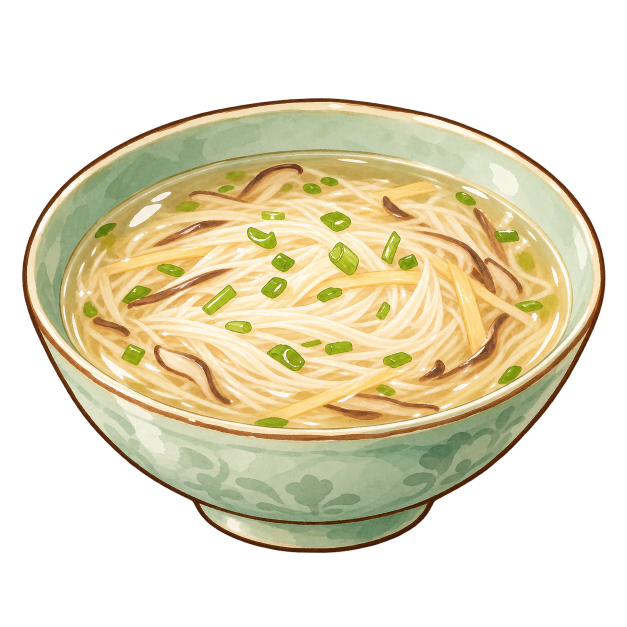
#> input picture 新建文件夹/文思豆腐.png, 1254 x 1254 px (shown at 1/2 size)
$ python trace_d16.py '../新建文件夹/文思豆腐.png'   (older library calls are emulated)
#> lines starting #> are read from the running program, lines starting #| are printed output that depends on the picture
### WhiteModel/trace_common.py
"""Shared tools for tracing a dish's art into its model (勾勒), used by trace_d10.py and trace_d18.py (trace_d06.py and
trace_d23.py came first and carry their own): the art's camera, the dish's surface under the food, cutting the art
into pieces, their colours, and each piece as a surface over its outline in the art, so that from the art's camera
it covers exactly what the art paints, its 3D shape a rounded mound (lying) or a rounded lens (standing).
"""
import heapq
import json
import math
import os
import subprocess
import tempfile

import cv2
import numpy as np
from PIL import Image, ImageDraw, ImageFont

HERE = os.path.dirname(os.path.abspath(__file__))
u8 = lambda m: m.astype(np.uint8)
disk = lambda r: cv2.getStructuringElement(cv2.MORPH_ELLIPSE, (2 * r + 1, 2 * r + 1))


# [5 lines left out: function fill_holes, not called in this run]


def largest(m):
    n, cc, st, _ = cv2.connectedComponentsWithStats(u8(m))
    return cc == 1 + np.argmax(st[1:, cv2.CC_STAT_AREA]) if n > 1 else m.astype(bool)


class Camera:
    """The art as an orthographic view from straight in front, `el` degrees up, k px a metre, the world's origin
    at the art pixel (u0, v0): X = u0 + k·x, Y = v0 - k·(y·sin el + z·cos el)."""

    def __init__(self, el, k, u0, v0):
        self.el, self.k, self.u0, self.v0 = el, k, u0, v0
        self.se, self.ce = math.sin(math.radians(el)), math.cos(math.radians(el))
        self.toward = np.array([0.0, -self.ce, self.se])        # from the food towards the camera
        self.away = -self.toward

    def project(self, x, y, z):
        return (self.u0 + self.k * np.asarray(x),
                self.v0 - self.k * (np.asarray(y) * self.se + np.asarray(z) * self.ce))

    # [5 lines left out: function on_ray, not called in this run]

    def depth(self, P):
        P = np.asarray(P)
        return P[..., 1] * self.ce - P[..., 2] * self.se

    # [28 lines left out: functions plane_depth, backproject, not called in this run]


class Grid:
    """Heights over a world grid (x, y), step metres apart, sampled bilinearly."""

    def __init__(self, z, x0, y0, step):
        self.z, self.x0, self.y0, self.step = z, x0, y0, step

    # [9 lines left out: function __call__, not called in this run]

    def xy(self):
        n_y, n_x = self.z.shape
        return np.meshgrid(self.x0 + np.arange(n_x) * self.step, self.y0 + np.arange(n_y) * self.step)

    # [37 lines left out: function top_of, not called in this run]


def dish_mesh(build, blender='E:/blender.exe'):
    """The dish the food lies on (its plate or bowl and its sauce), built by Blender from `build`: python making the
    Part `p` with food_models' helpers. Its vertices and triangles."""
    fd, path = tempfile.mkstemp(prefix='trace_dish_', suffix='.json')   # its own file: traces may run side by side
    os.close(fd)
    script = '\n'.join([
        'import sys, json, bmesh',
        'sys.path.insert(0, %r)' % HERE,
        'from food_models.core import *',
        'from food_models.plates import *',
        'p = Part()',
        build,
        'bm = p.bm',
        'bmesh.ops.triangulate(bm, faces=bm.faces[:])',
        'bm.verts.index_update()',
        "json.dump({'V': [list(v.co) for v in bm.verts], 'T': [[v.index for v in f.verts] for f in bm.faces]},"
        ' open(%r, "w"))' % path])
    subprocess.run([blender, '-b', '--factory-startup', '--python-expr', script], check=True,
                   stdout=subprocess.DEVNULL, stderr=subprocess.DEVNULL)
    with open(path) as fh:
        d = json.load(fh)
    os.remove(path)
    return np.array(d['V']), np.array(d['T'])


# ------------------------------------------------------------------ cutting the art into pieces

# [589 lines left out: functions flood, seeded_pieces, split, grow, posterize, paint_channels and 17 more, not called in this run]

### WhiteModel/trace_d16.py
"""Traces 文思豆腐's art (新建文件夹/文思豆腐.png) for D16, so that the tofu threads and what lies on them are modelled
1:1 (勾勒): writes food_models/traced_D16.json and the colours of its pieces (traced_D16_paint.npz), which
bowls.wensi_doufu builds the food from, and a tracing sheet.

    python WhiteModel/trace_d16.py [--sheet <out.png>]

1. The art's camera: fitted so that the bowl wensi_doufu builds covers the art's outline (IoU 0.99); the bowl and the
   clear broth in it built by Blender with wensi_doufu's own round_bowl. Nothing floats in a band along the lip.
2. The mass of tofu threads: where the art is pale thread (and what lies on it), its outline smoothed, a low mound
   floating on the broth, golden like the broth between the threads (WensiBase).
3. The threads on it: strands of white tofu following the art's own flow, line by line, evenly spaced (streamlines of
   the threads' direction in the art, from its shading's structure), each a narrow ribbon a little over the mass,
   lighter or more golden where the art is; the gaps between them show the gold beneath, so at icon size the mass
   reads as the art's hair-fine threads, swirling where the art's swirl.
4. On top, each where the art has it and as the art outlines it: the shreds of shiitake (dark brown, their pale
   flesh along an edge painted on) and of bamboo shoot (pale yellow), surfaces over the threads; the cut scallion
   over them, each a small rounded mound over its outline, its glints and darker side tinted in.
"""
import json
import math
import os
import sys

import cv2
import numpy as np
from PIL import Image

from trace_common import (Camera, blobs, contour_points, dish_mesh, disk, fill_holes, largest, neighbours, on_top,
                          oriented, outline_mesh, over, paint_channels, profile, raster, shading_band, smooth_inner,
                          tracing_sheet, u8)

HERE = os.path.dirname(os.path.abspath(__file__))
ART = os.path.join(HERE, '..', '新建文件夹', '文思豆腐.png')
OUT = os.path.join(HERE, 'food_models', 'traced_D16.json')
PAINT = os.path.join(HERE, 'food_models', 'traced_D16_paint.npz')

CAM = Camera(34.98, 6781.3, 624.3, 974.8)
FILL_Z = 0.071
BOWL = ("round_bowl(tmp, rim_r=0.085, h=0.082, foot_r=0.035, foot_h=0.014, fill_z=0.071, fill='WensiBroth', n=48, "
        "light=True, flare=(32, 78, 0.4), t=0.007)")
RIM = 10                 # the band of bare broth along the lip (art pixels)
# the shreds of bamboo shoot: their middles (art px) and widths, read off the art by eye
BAMBOO = [([(195, 543), (300, 518), (405, 495)], 18), ([(630, 575), (720, 562), (800, 550)], 18),
          ([(885, 510), (918, 600), (955, 690)], 20), ([(535, 825), (660, 790), (795, 748)], 20),
          ([(705, 398), (780, 380), (860, 362)], 18), ([(950, 576), (1000, 606), (1045, 636)], 16)]
CHANNELS = ['flesh', 'gold', 'shade', 'light']
# the threads: their spacing (m), width, the step along them and between their points (m), how far over the mass
SEP, WIDTH, STEP, SEG, LIFT = 0.0026, 0.0014, 0.0006, 0.011, 0.0009
BEND = 1.7   # how far (art px) a thread may stray from its simplified line: points only where it bends
KINDS = {
    'base': dict(gap=0.009, gb=0.005, ring=0.0006, puff=0.3, top=0.003, edge=0.0004, relief=0.0, mat='WensiBase',
                 paint=[], tint=[('gold', '#d9b25a', 0.6)], ink=[0.0, 0.0]),
    'shiitake': dict(gap=0.006, gb=0.0024, ring=0.0004, puff=0.45, top=0.0016, edge=0.0004, relief=0.0004,
                     mat='WensiShiitake', paint=[('flesh', 'WensiShiitakeFlesh')], tint=[('light', '#a0705a', 0.5)],
                     ink=[0.4, 2.0]),
    'scallion': dict(gap=0.0035, gb=0.0016, ring=0.0004, puff=0.6, top=0.0024, edge=0.0004, relief=0.0004,
                     mat='WensiScallion', paint=[], tint=[('shade', '#6e8010', 0.6), ('light', '#e4ea9a', 0.75)],
                     ink=[0.4, 1.6]),
    'bamboo': dict(gap=0.0045, gb=0.0022, ring=0.0004, puff=0.45, top=0.0015, edge=0.0004, relief=0.0003,
                   mat='WensiBamboo', paint=[], tint=[('shade', '#d8b04a', 0.6), ('light', '#fff3c0', 0.5)],
                   ink=[0.3, 1.5]),
}


def views(H, W):
    """The bowl and its broth as the art's camera sees them: the depths of the nearest surface and where the broth
    shows (inside the lip)."""
    full = dish_mesh('from food_models.bowls import round_bowl\ntmp = p\n' + BOWL)
    broth = dish_mesh('from food_models.bowls import round_bowl\ntmp = Part()\nfz, rf = ' + BOWL +
                      "\np.lathe([(rf, fz), (rf * 0.5, fz + 0.0004), (0.0, fz + 0.0005)], 'WensiBroth', n=48, "
                      "close_ends=False)")
    zb, zid = np.full((H, W), np.inf), np.full((H, W), -1, np.int32)
    for k, (V, T) in enumerate((broth, full)):
        u, v = CAM.project(V[:, 0], V[:, 1], V[:, 2])
        raster(np.stack([u, v], -1)[T], CAM.depth(V)[T], np.full(len(T), k), H, W, zb, zid)
    return zb, zid == 0


# [201 lines left out: functions masks, flow, streamlines, classes, piece, ribbons, not called in this run]


def main():
    sheet = sys.argv[sys.argv.index('--sheet') + 1] if '--sheet' in sys.argv else None
    rgba = np.asarray(Image.open(ART).convert('RGBA'))
#> rgba is the input picture: shape (1254, 1254, 4); mean R, G, B, A 102.8, 94.9, 68.4, 126.6
    rgb, alpha = np.ascontiguousarray(rgba[..., :3]), rgba[..., 3]
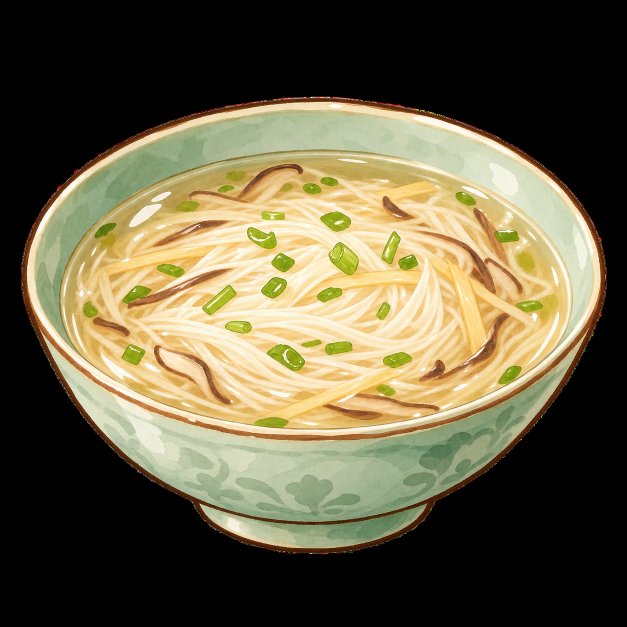
#> rgb: shape (1254, 1254, 3) (shown at 1/2 size); mean R, G, B 102.8, 94.9, 68.4
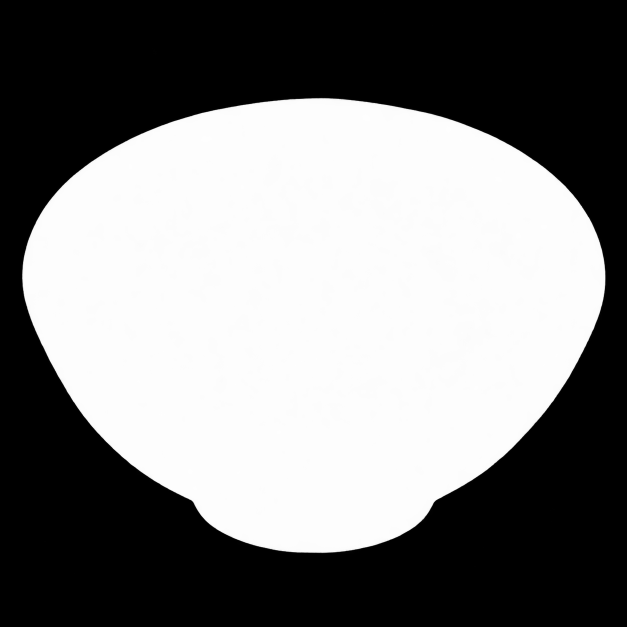
#> alpha: shape (1254, 1254) (shown at 1/2 size); min 0, max 255, mean 126.6
    H, W = alpha.shape
    lum = rgb.astype(np.float32) @ np.array([0.3, 0.59, 0.11], np.float32)
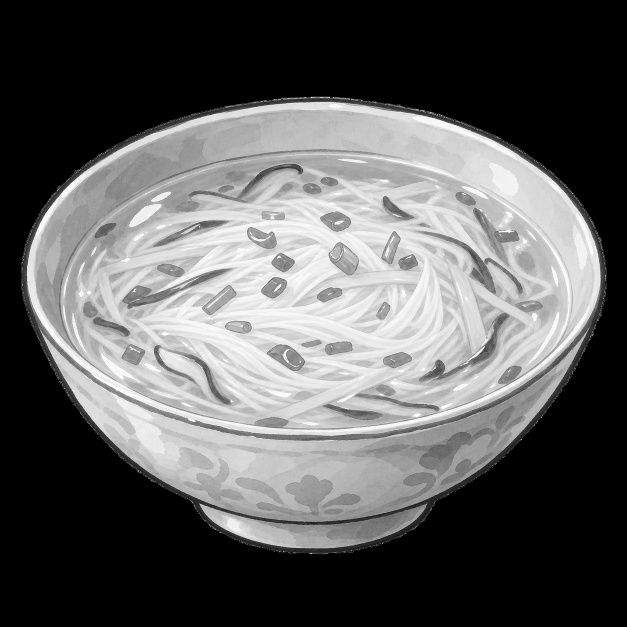
#> lum: shape (1254, 1254) float32 (shown at 1/2 size); min 0, max 255, mean 94.3
    zb, zone = views(H, W)
    zone &= alpha > 128
    green, brown, bamboo, mass = masks(rgb, zone)
    # the pieces on top, each a patch of its colour
    pieces = np.zeros((H, W), np.int32)
    names, kinds = [], []
    for kind, m, amin in (('bamboo', bamboo, 300), ('shiitake', brown & ~bamboo, 150), ('scallion', green, 120)):
        n, cc, st, _ = cv2.connectedComponentsWithStats(u8(m))
        for i in range(1, n):
            if st[i, cv2.CC_STAT_AREA] >= amin:
                names.append(f'{kind}{len(names) + 1}')
                kinds.append(kind)
                pieces[(cc == i) & (pieces == 0)] = len(names)
    of = lambda kind: np.isin(pieces, [i + 1 for i, k in enumerate(kinds) if k == kind])   # noqa: E731
    paint = classes(rgb, lum, {'shiitake': of('shiitake'), 'bamboo': of('bamboo'), 'mass': mass,
                               'scallion': of('scallion')})
    out, n_tris = [], {}
    # (2) the mass, (3) the threads on it
    base = piece('mass', 'base', cv2.GaussianBlur(mass.astype(np.float32), (0, 0), 2.0) > 0.5, paint, lum, zb)
    out.append(base)
    zfood = zb.copy()

    # [6 lines left out: function lay, not called in this run]
    lay(base, 0)
    tops = cv2.dilate(u8(green | brown | bamboo), disk(6)).astype(bool)
    theta = flow(lum, mass & ~tops)   # the threads' own flow, not round the shreds on them
    lines = streamlines(theta, cv2.erode(u8(mass), disk(3)).astype(bool), SEP * CAM.k, STEP * CAM.k, CAM.se)
    V, T = ribbons(lines, zfood, mass)
    threads = {'name': 'threads', 'kind': 'threads', 'mat': 'WensiSilk', 'rim': 2, 'paint': [],
               'tint': [(CHANNELS.index('gold'), '#f0dca8', 0.3)], 'ink': [0.0, 0.0],
               'verts': np.round(V, 6).tolist(), 'tris': [list(map(int, t)) for t in T]}
    out.append(threads)
    n_tris['threads'] = len(T)
    zthreads = zfood.copy()   # what lies on the threads goes over them and the mass
    pu, pv = CAM.project(V[:, 0], V[:, 1], V[:, 2])
    raster(np.stack([pu, pv], -1)[np.array(T)], CAM.depth(V)[np.array(T)], np.zeros(len(T), np.int32), H, W, zthreads,
           np.full((H, W), -1, np.int32))
    zfood = zthreads
    # (4) the shiitake and the bamboo on them
    for pid, (name, kind) in enumerate(zip(names, kinds), 1):
        m = pieces == pid
        mk = cv2.GaussianBlur(m.astype(np.float32), (0, 0), 1.0) > 0.5
        if mk.sum() < 120:
            continue
        pc = piece(name, kind, mk, paint, lum, zfood)
        out.append(pc)
        lay(pc, pid)
    print(f'[trace] D16: {len(lines)} threads, {len(out) - 2} pieces on them ({kinds.count("scallion")} scallion); '
          f'triangles '
          f'{n_tris}, all {sum(n_tris.values())}', flush=True)
    np.savez_compressed(PAINT, paint=paint[::2, ::2])
    data = {'camera': {'el': CAM.el, 'k': CAM.k, 'u0': CAM.u0, 'v0': CAM.v0}, 'paint_scale': 0.5,
            'channels': CHANNELS, 'fill_z': FILL_Z, 'pieces': out, 'bits': []}
    json.dump(data, open(OUT, 'w'), separators=(',', ':'))
    print(f'[trace] wrote {OUT}', flush=True)
    if sheet:
        vis = pieces.copy()
        vis[(vis == 0) & mass] = len(names) + 1
        tints = {'shiitake': (110, 60, 30), 'bamboo': (240, 210, 110), 'scallion': (140, 190, 40)}
        page_tints = [tints[k] for k in kinds] + [(250, 244, 230)]
        tracing_sheet(sheet, rgba, vis, names + ['mass'], page_tints, crop=(100, 300, 1160, 900),
                      title=('原图上的描线（蓝：豆腐丝、香菇丝、笋丝，绿：葱段）', f'描出的 {len(lines)} 缕豆腐丝和 {len(names)} 条香菇丝、笋丝'))
        img = rgb.copy()
        for line in lines:
            cv2.polylines(img, [np.round(line).astype(np.int32)], False, (40, 40, 220), 1)
        Image.fromarray(img[300:900, 100:1160]).save(sheet.replace('.png', '_threads.png'))
        print(f'[trace] sheet {sheet}', flush=True)


if __name__ == '__main__':
#> (the run stopped early here; a loop or call above may not have finished)

$ run again, with 新建文件夹/两熟紫苏鱼.png copied over 新建文件夹/文思豆腐.png
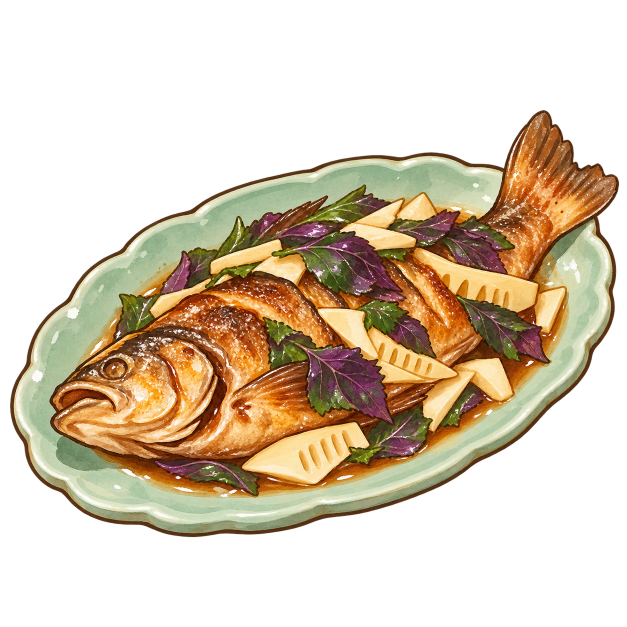
#> input picture 新建文件夹/两熟紫苏鱼.png, 1254 x 1254 px (shown at 1/2 size)
#> in main, rgba is the input picture: shape (1254, 1254, 4); mean R, G, B, A 77.8, 62.9, 41.7, 113.4
#> in main, `rgb, alpha = np.ascontiguousarray(rgba[..., :3]), rgba[..., 3]`:
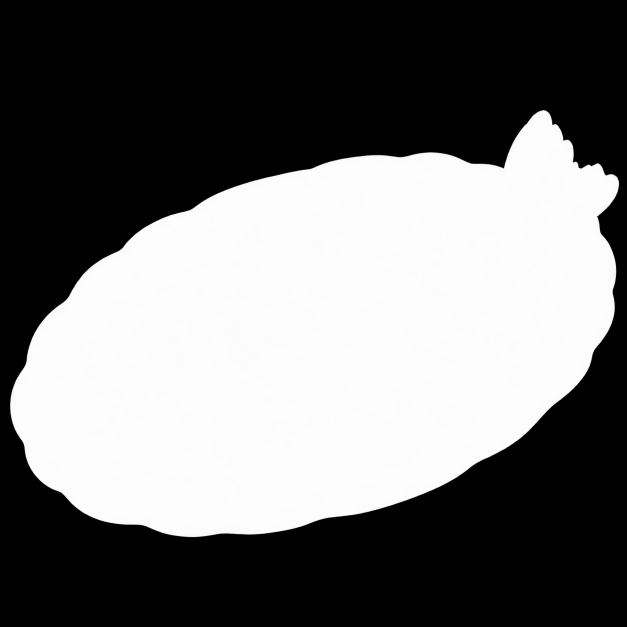
#> alpha: shape (1254, 1254) (shown at 1/2 size); min 0, max 255, mean 113.4
#> in main, `lum = rgb.astype(np.float32) @ np.array([0.3, 0.59, 0.11], np.float32)`:
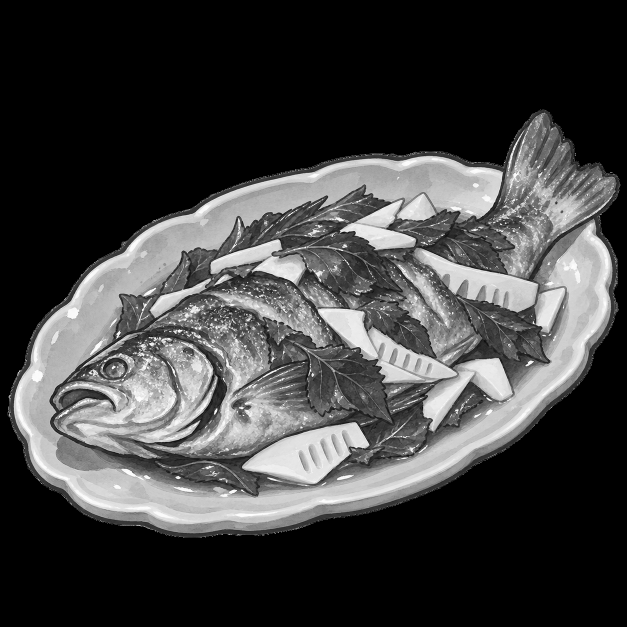
#> lum: shape (1254, 1254) float32 (shown at 1/2 size); min 0, max 255, mean 65
